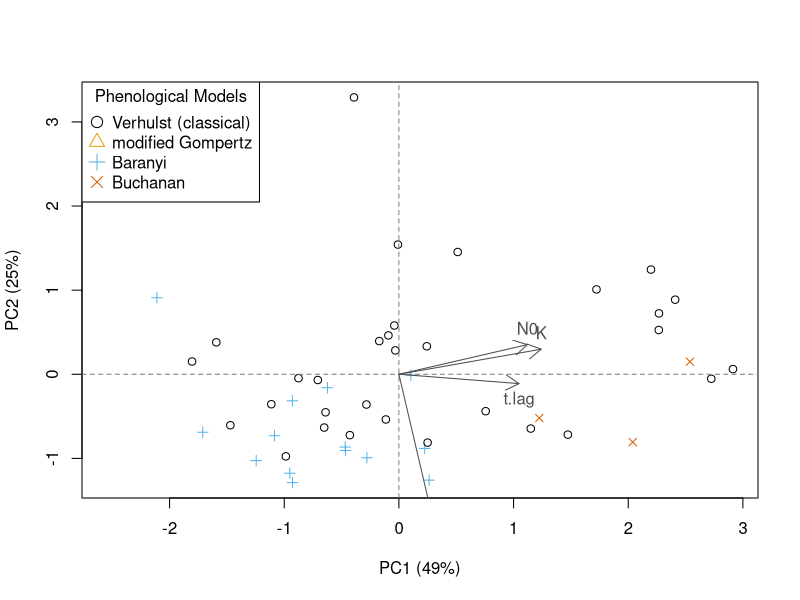

The R source for this figure:
#!/bin/env Rscript

# Author: PokMan Ho pok.ho19@imperial.ac.uk
# Script: Log_3.R
# Desc: Do any parameters facours any phenological model(s)?
# Input: ```Rscript Log_3.R```
# Output: 1. useful numbers for report (.txt); 2. clusterplot (.pdf)
# Arguments: 0
# Date: Nov 2019

## settings:
## a = raw data (data subset in slave scripts)
## a.~ = data.frames decending from raw data
## f.~ = functions
## v.~ = variables
## i~ = temporary variables

## library
cbp <- c("#000000", "#E69F00", "#56B4E9", "#009E73", "#0072B2", "#D55E00", "#CC79A7", "#e79f00", "#9ad0f3", "#F0E442", "#999999", "#cccccc", "#6633ff", "#00FFCC", "#0066cc")## colour-blind friendly palette

## input
a<-read.table("../data/Log_t1_data.txt", stringsAsFactors = F, header = F)
a<-a[which(!is.na(a[,2])),]
a[,dim(a)[2]+1]<-substr(tolower(a[,1]),1,2)
for(i in 1:dim(a)[1]){if(a[i,dim(a)[2]]=="mo"){a[i,dim(a)[2]]<-"go"}};rm(i) ## synchronize model abbreviation

a.pm<-a[which(a[,dim(a)[2]]!="cu"&a[,dim(a)[2]]!="qu"),] ## select for phenological models only
colnames(a.pm)=c("model", "dataset", "AIC", "N0", "K", "r.max", "t.lag", "abbr") ## rename df cols to more human-friendly

## PCA analysis on parameters
a.pca<-prcomp(log(a.pm[,4:7]), scale = T) ## PCA on dataframe of parameters
a.pcS<-summary(a.pca)

## PCA biplot and associated appearance modifications
pdf("../results/Log_PCA.pdf")
## <https://www.benjaminbell.co.uk/2018/02/principal-components-analysis-pca-in-r.html>
# screeplot(a.pca,type = "l")
a.pm$symbol<-ifelse(a.pm$abbr=="ve",1,ifelse(a.pm$abbr=="go",2,ifelse(a.pm$abbr=="ba",3,4))) ## set biplot symbol type
a.pm$colour<-ifelse(a.pm$abbr=="ve",cbp[1],ifelse(a.pm$abbr=="go",cbp[2],ifelse(a.pm$abbr=="ba",cbp[3],cbp[6]))) ## set biplot colour types
plot(a.pca$x[,2]~a.pca$x[,1],
     xlab=paste0("PC1 (",round(a.pcS$importance[2],2)*100,"%)"),
     ylab=paste0("PC2 (",round(a.pcS$importance[5],2)*100,"%)"),
     pch=a.pm$symbol, col=a.pm$colour)
abline(v=0,lty=2, col="grey50") ## add vert ref
abline(h=0,lty=2, col="grey50") ## add hori ref

a.pcL<-a.pca$rotation[,1:2]*2 ## magnify arrow size

arrows(x0 = 0, x1 = a.pcL[,1], y0 = 0, y1 = a.pcL[,2], col = "grey30", length = .15)

a.pcT<-ifelse(a.pcL[,2]<0,1,3) ## label position
text(x=a.pcL[,1], y=a.pcL[,2], labels = row.names(a.pca$rotation), col = "grey30", pos = a.pcT) ## plot labels

legend("topleft", legend = c("Verhulst (classical)", "modified Gompertz", "Baranyi", "Buchanan"), title = "Phenological Models", pch = 1:4, col = cbp[c(1:3,6)], pt.cex = 1.5)

dev.off()

## data export for report
